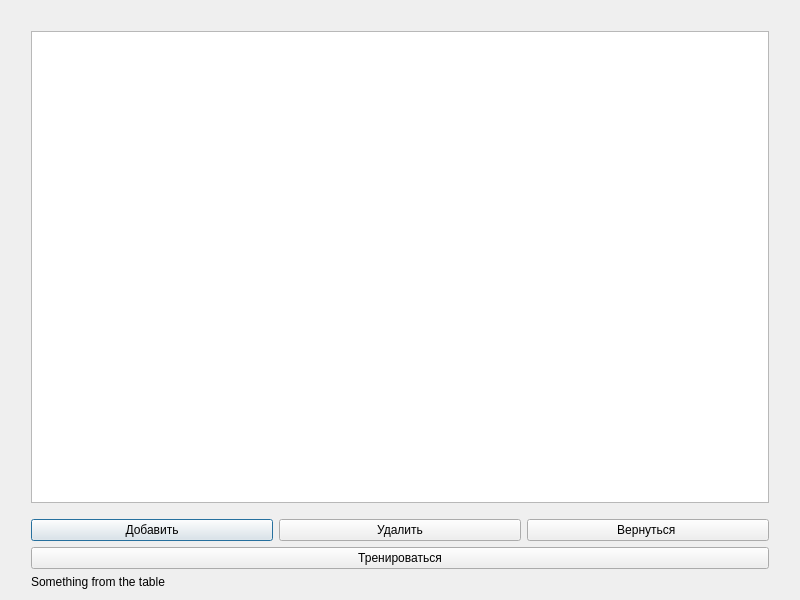
<?xml version="1.0" encoding="UTF-8"?>
<ui version="4.0">
 <class>addWordsWindow</class>
 <widget class="QDialog" name="addWordsWindow">
  <property name="enabled">
   <bool>true</bool>
  </property>
  <property name="geometry">
   <rect>
    <x>0</x>
    <y>0</y>
    <width>800</width>
    <height>600</height>
   </rect>
  </property>
  <property name="windowTitle">
   <string>Dialog</string>
  </property>
  <layout class="QGridLayout" name="gridLayout">
   <item row="5" column="1">
    <widget class="QLabel" name="label">
     <property name="text">
      <string>Something from the table</string>
     </property>
    </widget>
   </item>
   <item row="1" column="2">
    <spacer name="horizontalSpacer_2">
     <property name="orientation">
      <enum>Qt::Orientation::Horizontal</enum>
     </property>
     <property name="sizeType">
      <enum>QSizePolicy::Policy::Fixed</enum>
     </property>
     <property name="sizeHint" stdset="0">
      <size>
       <width>20</width>
       <height>20</height>
      </size>
     </property>
    </spacer>
   </item>
   <item row="3" column="1">
    <layout class="QHBoxLayout" name="horizontalLayout">
     <item>
      <widget class="QPushButton" name="pushButton">
       <property name="text">
        <string>Добавить</string>
       </property>
      </widget>
     </item>
     <item>
      <widget class="QPushButton" name="pushButton_2">
       <property name="text">
        <string>Удалить</string>
       </property>
      </widget>
     </item>
     <item>
      <widget class="QPushButton" name="pushButton_3">
       <property name="text">
        <string>Вернуться </string>
       </property>
      </widget>
     </item>
    </layout>
   </item>
   <item row="2" column="1">
    <spacer name="verticalSpacer_2">
     <property name="orientation">
      <enum>Qt::Orientation::Vertical</enum>
     </property>
     <property name="sizeType">
      <enum>QSizePolicy::Policy::Fixed</enum>
     </property>
     <property name="sizeHint" stdset="0">
      <size>
       <width>20</width>
       <height>10</height>
      </size>
     </property>
    </spacer>
   </item>
   <item row="0" column="1">
    <spacer name="verticalSpacer">
     <property name="orientation">
      <enum>Qt::Orientation::Vertical</enum>
     </property>
     <property name="sizeType">
      <enum>QSizePolicy::Policy::Fixed</enum>
     </property>
     <property name="sizeHint" stdset="0">
      <size>
       <width>20</width>
       <height>20</height>
      </size>
     </property>
    </spacer>
   </item>
   <item row="1" column="0">
    <spacer name="horizontalSpacer">
     <property name="orientation">
      <enum>Qt::Orientation::Horizontal</enum>
     </property>
     <property name="sizeType">
      <enum>QSizePolicy::Policy::Maximum</enum>
     </property>
     <property name="sizeHint" stdset="0">
      <size>
       <width>20</width>
       <height>20</height>
      </size>
     </property>
    </spacer>
   </item>
   <item row="1" column="1">
    <widget class="QTableView" name="tableView">
     <property name="sizePolicy">
      <sizepolicy hsizetype="Preferred" vsizetype="Expanding">
       <horstretch>0</horstretch>
       <verstretch>0</verstretch>
      </sizepolicy>
     </property>
    </widget>
   </item>
   <item row="4" column="1">
    <widget class="QPushButton" name="pushButton_4">
     <property name="text">
      <string>Тренироваться</string>
     </property>
    </widget>
   </item>
  </layout>
 </widget>
 <resources/>
 <connections/>
</ui>
